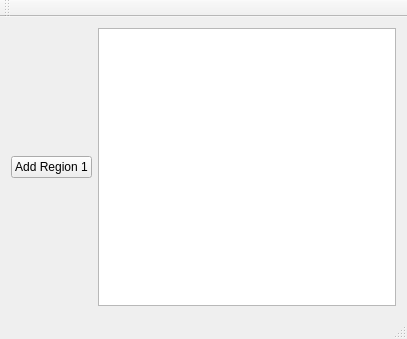
<?xml version="1.0" encoding="UTF-8"?>
<ui version="4.0">
 <class>MainWindow</class>
 <widget class="QMainWindow" name="MainWindow">
  <property name="geometry">
   <rect>
    <x>0</x>
    <y>0</y>
    <width>407</width>
    <height>339</height>
   </rect>
  </property>
  <property name="windowTitle">
   <string>MainWindow</string>
  </property>
  <widget class="QWidget" name="centralWidget">
   <layout class="QHBoxLayout" name="horizontalLayout">
    <item>
     <widget class="QPushButton" name="addRegion1">
      <property name="text">
       <string>Add Region 1</string>
      </property>
     </widget>
    </item>
    <item>
     <widget class="QGraphicsView" name="graphicsView"/>
    </item>
   </layout>
  </widget>
  <widget class="QMenuBar" name="menuBar">
   <property name="geometry">
    <rect>
     <x>0</x>
     <y>0</y>
     <width>407</width>
     <height>22</height>
    </rect>
   </property>
  </widget>
  <widget class="QToolBar" name="mainToolBar">
   <attribute name="toolBarArea">
    <enum>TopToolBarArea</enum>
   </attribute>
   <attribute name="toolBarBreak">
    <bool>false</bool>
   </attribute>
  </widget>
  <widget class="QStatusBar" name="statusBar"/>
 </widget>
 <layoutdefault spacing="6" margin="11"/>
 <resources/>
 <connections/>
</ui>
